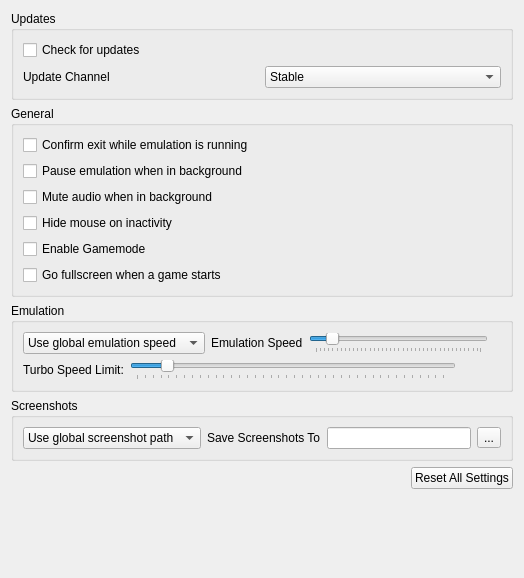
<?xml version="1.0" encoding="UTF-8"?>
<ui version="4.0">
 <class>ConfigureGeneral</class>
 <widget class="QWidget" name="ConfigureGeneral">
  <property name="geometry">
   <rect>
    <x>0</x>
    <y>0</y>
    <width>524</width>
    <height>578</height>
   </rect>
  </property>
  <property name="windowTitle">
   <string>Form</string>
  </property>
  <layout class="QHBoxLayout" name="horizontalLayout">
   <item>
    <layout class="QVBoxLayout" name="verticalLayout">
     <item>
      <widget class="QGroupBox" name="updates_group">
       <property name="title">
        <string>Updates</string>
       </property>
       <layout class="QGridLayout" name="gridLayout_2">
        <item row="0" column="0">
         <widget class="QCheckBox" name="toggle_update_checker">
          <property name="text">
           <string>Check for updates</string>
          </property>
         </widget>
        </item>
        <item row="1" column="0">
         <widget class="QLabel" name="update_channel_label">
          <property name="text">
           <string>Update Channel</string>
          </property>
         </widget>
        </item>
        <item row="1" column="1">
         <widget class="QComboBox" name="update_channel_combobox">
          <item>
           <property name="text">
            <string>Stable</string>
           </property>
          </item>
          <item>
           <property name="text">
            <string>Prerelease</string>
           </property>
          </item>
         </widget>
        </item>
       </layout>
      </widget>
     </item>
     <item>
      <widget class="QGroupBox" name="general_group">
       <property name="title">
        <string>General</string>
       </property>
       <layout class="QVBoxLayout" name="verticalLayout_5">
        <item>
         <widget class="QCheckBox" name="toggle_check_exit">
          <property name="text">
           <string>Confirm exit while emulation is running</string>
          </property>
         </widget>
        </item>
        <item>
         <widget class="QCheckBox" name="toggle_background_pause">
          <property name="text">
           <string>Pause emulation when in background</string>
          </property>
         </widget>
        </item>
        <item>
         <widget class="QCheckBox" name="toggle_background_mute">
          <property name="text">
           <string>Mute audio when in background</string>
          </property>
         </widget>
        </item>
        <item>
         <widget class="QCheckBox" name="toggle_hide_mouse">
          <property name="text">
           <string>Hide mouse on inactivity</string>
          </property>
         </widget>
        </item>
        <item>
         <widget class="QCheckBox" name="toggle_gamemode">
          <property name="text">
           <string>Enable Gamemode</string>
          </property>
         </widget>
        </item>
        <item>
         <widget class="QCheckBox" name="toggle_auto_fullscreen">
          <property name="text">
           <string>Go fullscreen when a game starts</string>
          </property>
         </widget>
        </item>
       </layout>
      </widget>
     </item>
     <item>
      <widget class="QGroupBox" name="emulation_group">
       <property name="title">
        <string>Emulation</string>
       </property>
       <layout class="QVBoxLayout" name="verticalLayout_2">
        <item>
         <widget class="QWidget" name="emulation_speed_layout" native="true">
          <layout class="QHBoxLayout" name="emulation_speed_layout_inner">
           <property name="leftMargin">
            <number>0</number>
           </property>
           <property name="topMargin">
            <number>0</number>
           </property>
           <property name="rightMargin">
            <number>0</number>
           </property>
           <property name="bottomMargin">
            <number>0</number>
           </property>
           <item>
            <widget class="QComboBox" name="emulation_speed_combo">
             <item>
              <property name="text">
               <string>Use global emulation speed</string>
              </property>
             </item>
             <item>
              <property name="text">
               <string>Set emulation speed</string>
              </property>
             </item>
            </widget>
           </item>
           <item>
            <widget class="QLabel" name="label_emulation_speed">
             <property name="text">
              <string>Emulation Speed</string>
             </property>
            </widget>
           </item>
           <item>
            <widget class="QSlider" name="frame_limit">
             <property name="minimum">
              <number>0</number>
             </property>
             <property name="maximum">
              <number>199</number>
             </property>
             <property name="singleStep">
              <number>5</number>
             </property>
             <property name="pageStep">
              <number>15</number>
             </property>
             <property name="value">
              <number>19</number>
             </property>
             <property name="orientation">
              <enum>Qt::Horizontal</enum>
             </property>
             <property name="tickPosition">
              <enum>QSlider::TicksBelow</enum>
             </property>
            </widget>
           </item>
           <item>
            <widget class="QLabel" name="emulation_speed_display_label">
             <property name="text">
              <string/>
             </property>
             <property name="alignment">
              <set>Qt::AlignRight|Qt::AlignTrailing|Qt::AlignVCenter</set>
             </property>
            </widget>
           </item>
          </layout>
         </widget>
        </item>
        <item>
         <widget class="QWidget" name="turbo_limit_layout" native="true">
          <layout class="QHBoxLayout" name="turbo_limit_layout_inner">
           <property name="leftMargin">
            <number>0</number>
           </property>
           <property name="topMargin">
            <number>0</number>
           </property>
           <property name="rightMargin">
            <number>0</number>
           </property>
           <property name="bottomMargin">
            <number>0</number>
           </property>
           <item>
            <widget class="QLabel" name="turbo_limit_label">
             <property name="text">
              <string>Turbo Speed Limit:</string>
             </property>
            </widget>
           </item>
           <item>
            <widget class="QSlider" name="turbo_limit">
             <property name="minimum">
              <number>0</number>
             </property>
             <property name="maximum">
              <number>198</number>
             </property>
             <property name="singleStep">
              <number>5</number>
             </property>
             <property name="pageStep">
              <number>15</number>
             </property>
             <property name="value">
              <number>19</number>
             </property>
             <property name="orientation">
              <enum>Qt::Horizontal</enum>
             </property>
             <property name="tickPosition">
              <enum>QSlider::TicksBelow</enum>
             </property>
            </widget>
           </item>
           <item>
            <spacer name="horizontalSpacer">
             <property name="orientation">
              <enum>Qt::Horizontal</enum>
             </property>
             <property name="sizeType">
              <enum>QSizePolicy::Fixed</enum>
             </property>
             <property name="sizeHint" stdset="0">
              <size>
               <width>32</width>
               <height>20</height>
              </size>
             </property>
            </spacer>
           </item>
           <item>
            <widget class="QLabel" name="turbo_limit_display_label">
             <property name="text">
              <string/>
             </property>
             <property name="alignment">
              <set>Qt::AlignRight|Qt::AlignTrailing|Qt::AlignVCenter</set>
             </property>
            </widget>
           </item>
          </layout>
         </widget>
        </item>
       </layout>
      </widget>
     </item>
     <item>
      <widget class="QGroupBox" name="screenshot_group">
       <property name="title">
        <string>Screenshots</string>
       </property>
       <layout class="QGridLayout" name="gridLayout">
        <property name="verticalSpacing">
         <number>0</number>
        </property>
        <item row="0" column="1">
         <widget class="QWidget" name="widget_screenshot" native="true">
          <layout class="QHBoxLayout" name="screenshot_layout">
           <property name="leftMargin">
            <number>0</number>
           </property>
           <property name="topMargin">
            <number>0</number>
           </property>
           <property name="rightMargin">
            <number>0</number>
           </property>
           <property name="bottomMargin">
            <number>0</number>
           </property>
           <item>
            <widget class="QComboBox" name="screenshot_combo">
             <item>
              <property name="text">
               <string>Use global screenshot path</string>
              </property>
             </item>
             <item>
              <property name="text">
               <string>Set screenshot path:</string>
              </property>
             </item>
            </widget>
           </item>
           <item>
            <widget class="QLabel" name="screenshot_dir_label">
             <property name="text">
              <string>Save Screenshots To</string>
             </property>
            </widget>
           </item>
           <item>
            <widget class="QLineEdit" name="screenshot_dir_path"/>
           </item>
           <item>
            <widget class="QToolButton" name="change_screenshot_dir">
             <property name="text">
              <string>...</string>
             </property>
            </widget>
           </item>
          </layout>
         </widget>
        </item>
       </layout>
      </widget>
     </item>
     <item alignment="Qt::AlignRight">
      <widget class="QPushButton" name="button_reset_defaults">
       <property name="text">
        <string>Reset All Settings</string>
       </property>
      </widget>
     </item>
     <item>
      <spacer name="verticalSpacer">
       <property name="orientation">
        <enum>Qt::Vertical</enum>
       </property>
       <property name="sizeHint" stdset="0">
        <size>
         <width>20</width>
         <height>40</height>
        </size>
       </property>
      </spacer>
     </item>
    </layout>
   </item>
  </layout>
 </widget>
 <tabstops>
  <tabstop>toggle_check_exit</tabstop>
  <tabstop>toggle_background_pause</tabstop>
  <tabstop>toggle_hide_mouse</tabstop>
  <tabstop>button_reset_defaults</tabstop>
 </tabstops>
 <resources/>
 <connections/>
</ui>
